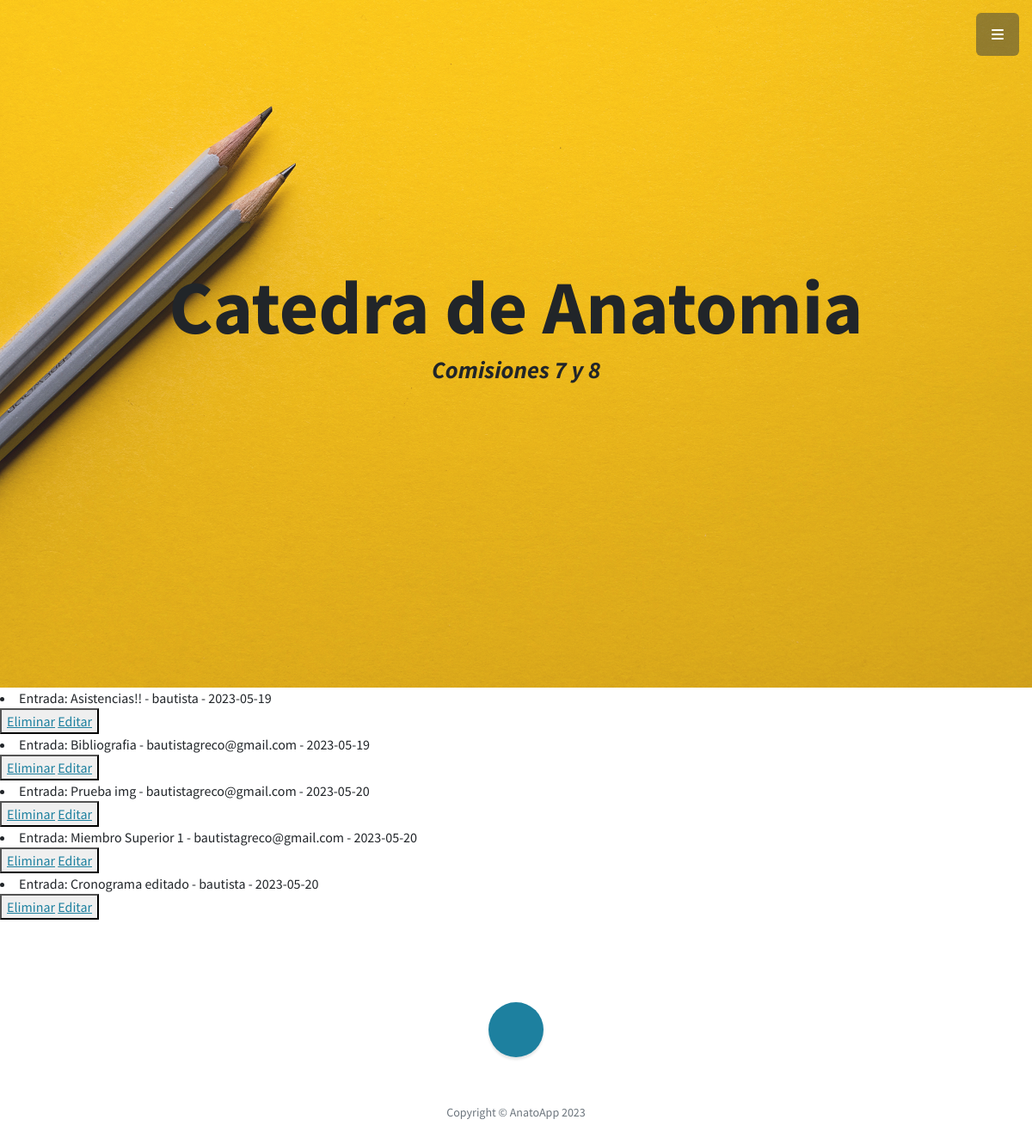
Page /AnatoApp/leerEntradas (signed in) on the committed database.
### AnatoApp/models.py (models this page shows)
class Entrada(models.Model):
    def __str__(self):
        return f"Entrada: {self.titulo} - {self.autor} - {self.fecha}"
    titulo = models.CharField(max_length=100)
    subtitulo = models.CharField(max_length=100)
    cuerpo = models.TextField()
    fecha = models.DateField(auto_now_add=True)
    imagen = models.ImageField(upload_to='media', null=True, blank = True)
    autor = models.ForeignKey(User, on_delete=models.CASCADE)

### AnatoApp/views.py (the view)
# urls.py: path('leerEntradas',views.leerEntradas,name='LeerEntradas'),
def leerEntradas (request):
    entradas= Entrada.objects.all()
    contexto= {"entradas": entradas}
    return render(request, "AnatoApp/leerEntradas.html",contexto)

### AnatoApp/templates/AnatoApp/leerEntradas.html (shortened to what this page needs)
{% extends "AnatoApp/pagina2.html" %}
{% load static %}
{% block Alumnos %}
<!DOCTYPE html>
<html lang="en">
<head>
</head>
<body>
    {% for p in entradas %}
        <li>{{p}}</li>
        <button>
            <a href="{% url 'EliminarEntrada' p.titulo %}"> Eliminar</a>
            <a href="{% url 'EditarEntrada' p.titulo %}"> Editar</a>
        </button>
    {% endfor %}
</body>
</html>
{% endblock %}

### rows in the picture
Entrada: titulo+autor+fecha "Entrada: Asistencias!! - bautista - 2023-05-19"
Entrada: titulo+autor+fecha "Entrada: Bibliografia - bautistagreco@gmail.com - 2023-05-19"
Entrada: titulo+autor+fecha "Entrada: Prueba img - bautistagreco@gmail.com - 2023-05-20"
Entrada: titulo+autor+fecha "Entrada: Miembro Superior 1 - bautistagreco@gmail.com - 2023-05-20"
Entrada: titulo+autor+fecha "Entrada: Cronograma editado - bautista - 2023-05-20"
